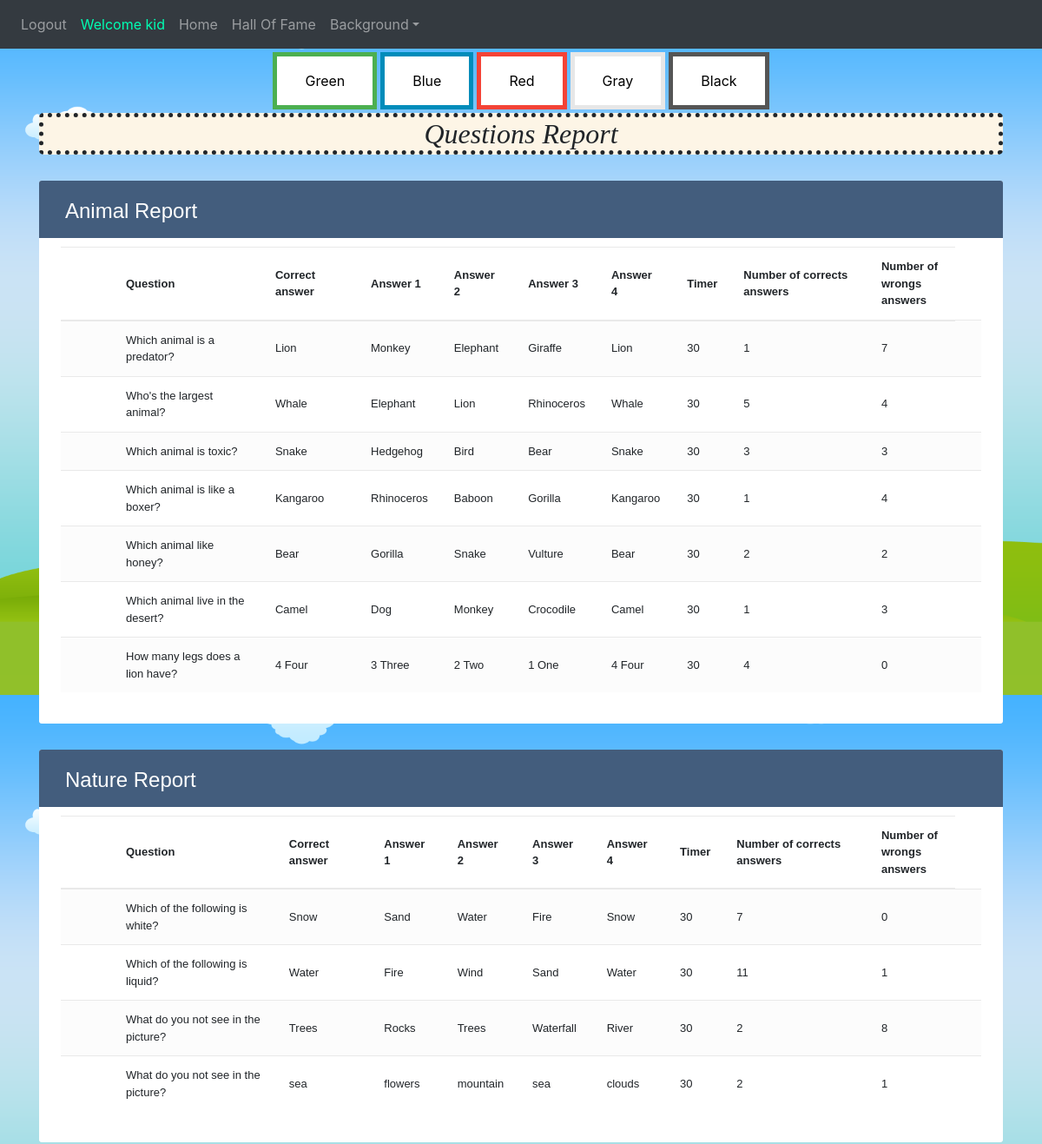
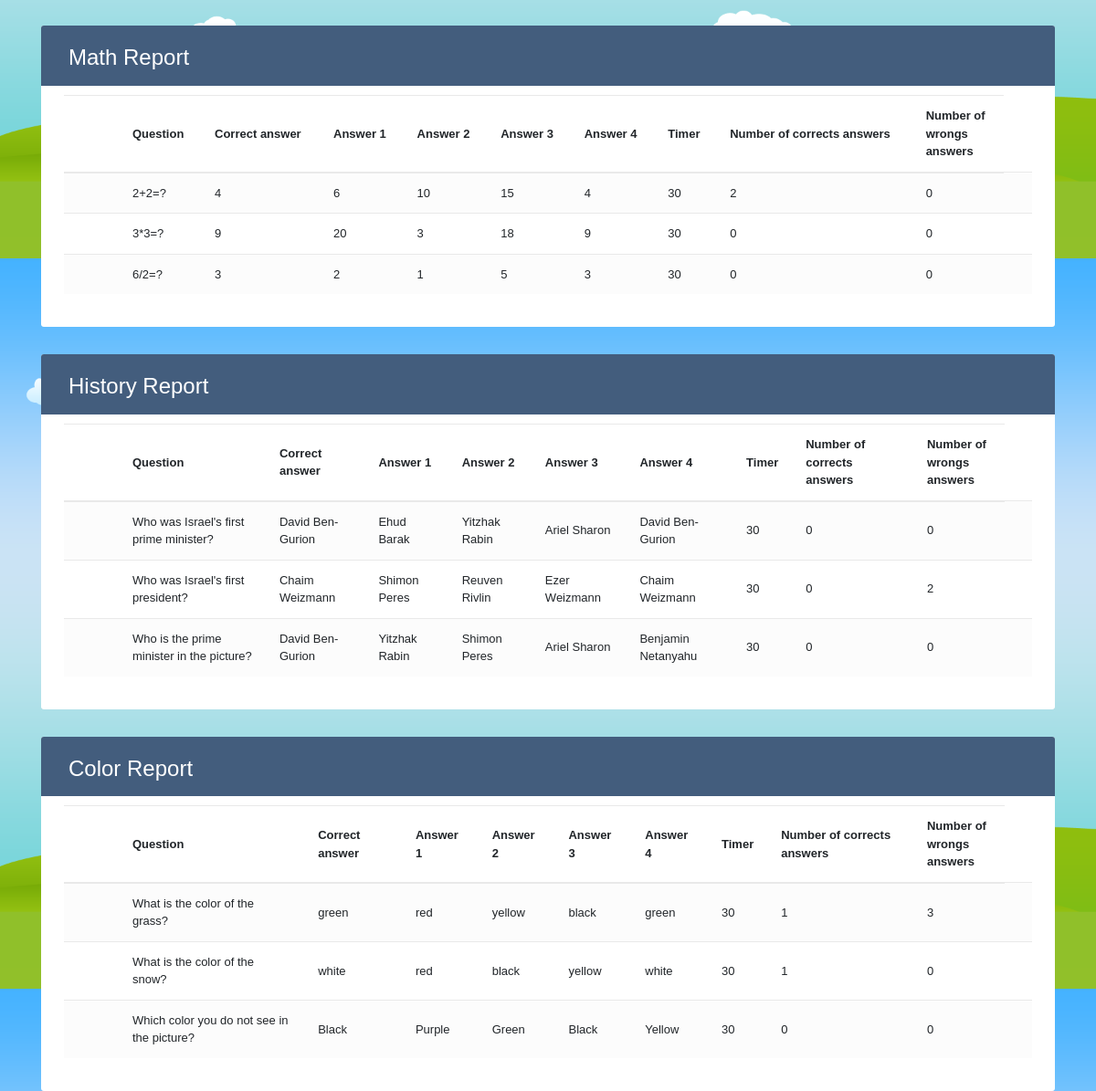
The app's page /questionsReport (signed in) with its own data (2 pictures, top to bottom).
### website/models.py (models this page shows)
class User(db.Model, UserMixin):
    id = db.Column(db.Integer, primary_key=True)
    email = db.Column(db.String(150), unique=True)
    password = db.Column(db.String(150))
    first_name = db.Column(db.String(150))
    auth = db.Column(db.String(50))
    background = db.Column(db.String(100))
    scores = db.relationship('Score')

class QuestionCategory(db.Model):
    id = db.Column(db.Integer, primary_key=True)
    cat = db.Column(db.String(150))
    picture=db.Column(db.String(150))

class Question(db.Model):
    id = db.Column(db.Integer, primary_key=True)
    cat = db.Column(db.String(150))
    question = db.Column(db.String(150))
    correct = db.Column(db.String(150))
    answer1 = db.Column(db.String(150))
    answer2 = db.Column(db.String(150))
    answer3 = db.Column(db.String(150))
    answer4 = db.Column(db.String(150))
    url = db.Column(db.String(1500))
    timer=db.Column(db.Integer,default=30)
    wrongs=db.Column(db.Integer,default=0)
    corrects=db.Column(db.Integer,default=0)
    photoUrl = db.Column(db.String(2000))

### website/views.py (the view)
@views.route('/questionsReport', methods=['GET', 'POST'])
@login_required
def questionsReport():
    back=Background.query.all()
    questions=Question.query.all()
    category=QuestionCategory.query.all()
    return render_template("questionsReport.html",user=current_user,questions=questions,background=back,category=category)

### website/__init__.py (called while the page is built)
def create_app():
    app = Flask(__name__)
    app.config['SECRET_KEY'] = 'hjshjhdjah kjshkjdhjs'
    app.config['SQLALCHEMY_DATABASE_URI'] = f'sqlite:///{DB_NAME}'
    db.init_app(app)
    from .views import views
    from .auth import auth
    app.register_blueprint(auth, url_prefix='/')
    app.register_blueprint(views, url_prefix='/')
    from .models import User
    create_database(app)
    login_manager = LoginManager()
    login_manager.login_view = 'auth.login'
    login_manager.init_app(app)
    @login_manager.user_loader
    def load_user(id):
        return User.query.get(int(id))
    return app

### website/templates/questionsReport.html (shortened to what this page needs)
{% extends "base.html" %} {% block title %}questionsReport{% endblock %} {% block content
    %}
<!DOCTYPE html>
<html lang="en">
<head>
    <link rel="stylesheet" href="https://stackpath.bootstrapcdn.com/bootstrap/4.5.0/css/bootstrap.min.css">
    <link rel="stylesheet" href="https://maxcdn.bootstrapcdn.com/font-awesome/4.7.0/css/font-awesome.min.css">
</head>
<div class="container">
    <h2 class="d-flex justify-content-center" style="background-color: oldlace;
    font-style: italic; border-style: dotted;
    border-width: thick; border-radius: 5px; font-family: bold;">Questions Report</h2></div>
{%for cat in category%}
<body_table>
    <div class="container-xl">
        <div class="table-responsive">
            <div class="table-wrapper">
                <div class="table-title">
                    <div class="row">
                        <div class="col-sm-6">
                            <h2>{{cat.cat}} Report</h2>
                        </div>
                    </div>
                </div>
                <table class="table table-striped table-hover">
                    <thead>
                        <tr>
                            <th>
                            </th>
                            <th>Question</th>
                            <th>Correct answer</th>
                            <th>Answer 1</th>
                            <th>Answer 2</th>
                            <th>Answer 3</th>
                            <th>Answer 4</th>
                            <th>Timer</th>
                            <th>Number of corrects answers</th>
                            <th>Number of wrongs answers</th>
                        </tr>
                    </thead>
                    <tbody>
                        {%for q in questions%}
                        {%if q.cat==cat.cat%}
                        <tr>
                            <td>
                            </td>
                            <td>{{q.question}}</td>
                            <td>{{q.correct}}</td>
                            <td>{{q.answer1}}</td>
                            <td>{{q.answer2}}</td>
                            <td>{{q.answer3}}</td>
                            <td>{{q.answer4}}</td>
                            <td>{{q.timer}}</td>
                            <td>{{q.corrects}}</td>
                            <td>{{q.wrongs}}</td>
                            <td>
                            </td>
                        </tr>
                        {%endif%}
                        {%endfor%}
                    </tbody>
                </table>
            </div>
        </div>
    </div>
</body_table>
{%endfor%}
</html>
{% endblock %}

### website/templates/base.html (shortened to what this page needs)
<!DOCTYPE html>
<html>
  <head>
    <link
      rel="stylesheet"
      href="https://stackpath.bootstrapcdn.com/bootstrap/4.4.1/css/bootstrap.min.css"
    />
    <link
      rel="stylesheet"
      href="https://stackpath.bootstrapcdn.com/font-awesome/4.7.0/css/font-awesome.min.css"
    />
  </head>
  <body>
    <nav class="navbar navbar-expand-lg navbar-dark bg-dark">
      <div class="collapse navbar-collapse" id="navbar">
        <div class="navbar-nav">
          {% if user.is_authenticated %}
          <a class="nav-item nav-link" onmouseover="logOutSound()" id="logout" href="/logout">Logout</a>
          <a class="nav-item nav-link" style="color: rgb(0, 255, 179);">Welcome {{user.first_name}}</a>
            {% if user.auth=="kid" %}
            <a class="nav-item nav-link" id="managment" href="/kidPage">Home</a>
            <a class="nav-item nav-link" id="managment" href="/hallOfFame">Hall Of Fame</a>
            {% endif %}
          <div class="nav-item dropdown">
            <a class="nav-link dropdown-toggle btnnavbar" href="#" id="navbarDropdownMenuLink" role="button" data-toggle="dropdown" aria-haspopup="true" aria-expanded="false" >Background</a>
          </div>
          {% else %}
          <a class="nav-item nav-link" id="login" href="/">Login</a>
          {% endif %}
        </div>
      </div>
    </nav>
    <div class="d-flex justify-content-center">
      <button class="button button1" onclick="BackGreen()">Green</button>
      <button class="button button2" onclick="BackBlue()">Blue</button>
      <button class="button button3" onclick="BackRed()">Red</button>
      <button class="button button4" onclick="BackGray()">Gray</button>
      <button class="button button5" onclick="BackBlack()">Black</button>
    </div>
    <div class="container-fluid">{% block content %} {% endblock %}</div>
  </body>
</html>

### website/templates/questionsReport.html (style rules this page uses)
body_table { color: #566787; background: #f5f5f5; font-family: 'Varela Round', sans-serif; font-size: 13px; }
.table-responsive { margin: 30px 0; }
.table-wrapper { background: #fff; padding: 20px 25px; border-radius: 3px; min-width: 1000px; box-shadow: 0 1px 1px rgba(0, 0, 0, .05); }
.table-title { padding-bottom: 15px; background: #435d7d; color: #fff; padding: 16px 30px; min-width: 100%; margin: -20px -25px 10px; border-radius: 3px 3px 0 0; }
.table-title h2 { margin: 5px 0 0; font-size: 24px; }
table.table tr th, table.table tr td { border-color: #e9e9e9; padding: 12px 15px; vertical-align: middle; }
table.table tr th:first-child { width: 60px; }
table.table tr th:last-child { width: 100px; }
table.table-striped tbody tr:nth-of-type(odd) { background-color: #fcfcfc; }

### records on screen
User: first_name "kid"
QuestionCategory: cat "Animal"
Question: question "Which animal is a predator?", correct "Lion", answer1 "Monkey", answer2 "Elephant", answer3 "Giraffe", answer4 "Lion", timer "30", corrects "1", wrongs "7"
Question: question "Who's the largest animal?", correct "Whale", answer1 "Elephant", answer2 "Lion", answer3 "Rhinoceros", answer4 "Whale", timer "30", corrects "5", wrongs "4"
Question: question "Which animal is toxic?", correct "Snake", answer1 "Hedgehog", answer2 "Bird", answer3 "Bear", answer4 "Snake", timer "30", corrects "3", wrongs "3"
Question: question "Which animal is like a boxer?", correct "Kangaroo", answer1 "Rhinoceros", answer2 "Baboon", answer3 "Gorilla", answer4 "Kangaroo", timer "30", corrects "1", wrongs "4"
Question: question "Which animal like honey?", correct "Bear", answer1 "Gorilla", answer2 "Snake", answer3 "Vulture", answer4 "Bear", timer "30", corrects "2", wrongs "2"
Question: question "Which animal live in the desert?", correct "Camel", answer1 "Dog", answer2 "Monkey", answer3 "Crocodile", answer4 "Camel", timer "30", corrects "1", wrongs "3"
Question: question "How many legs does a lion have?", correct "4 Four", answer1 "3 Three", answer2 "2 Two", answer3 "1 One", answer4 "4 Four", timer "30", corrects "4", wrongs "0"
QuestionCategory: cat "Nature"
Question: question "Which of the following is white?", correct "Snow", answer1 "Sand", answer2 "Water", answer3 "Fire", answer4 "Snow", timer "30", corrects "7", wrongs "0"
Question: question "Which of the following is liquid?", correct "Water", answer1 "Fire", answer2 "Wind", answer3 "Sand", answer4 "Water", timer "30", corrects "11", wrongs "1"
Question: question "What do you not see in the picture?", correct "Trees", answer1 "Rocks", answer2 "Trees", answer3 "Waterfall", answer4 "River", timer "30", corrects "2", wrongs "8"
Question: question "What do you not see in the picture?", correct "sea", answer1 "flowers", answer2 "mountain", answer3 "sea", answer4 "clouds", timer "30", corrects "2", wrongs "1"
QuestionCategory: cat "Math"
Question: question "2+2=?", correct "4", answer1 "6", answer2 "10", answer3 "15", answer4 "4", timer "30", corrects "2", wrongs "0"
Question: question "3*3=?", correct "9", answer1 "20", answer2 "3", answer3 "18", answer4 "9", timer "30", corrects "0", wrongs "0"
Question: question "6/2=?", correct "3", answer1 "2", answer2 "1", answer3 "5", answer4 "3", timer "30", corrects "0", wrongs "0"
QuestionCategory: cat "History"
Question: question "Who was Israel's first prime minister?", correct "David Ben-Gurion", answer1 "Ehud Barak", answer2 "Yitzhak Rabin", answer3 "Ariel Sharon", answer4 "David Ben-Gurion", timer "30", corrects "0", wrongs "0"
Question: question "Who was Israel's first president?", correct "Chaim Weizmann", answer1 "Shimon Peres", answer2 "Reuven Rivlin", answer3 "Ezer Weizmann", answer4 "Chaim Weizmann", timer "30", corrects "0", wrongs "2"
Question: question "Who is the prime minister in the picture?", correct "David Ben-Gurion", answer1 "Yitzhak Rabin", answer2 "Shimon Peres", answer3 "Ariel Sharon", answer4 "Benjamin Netanyahu", timer "30", corrects "0", wrongs "0"
QuestionCategory: cat "Color"
Question: question "What is the color of the grass?", correct "green", answer1 "red", answer2 "yellow", answer3 "black", answer4 "green", timer "30", corrects "1", wrongs "3"
Question: question "What is the color of the snow?", correct "white", answer1 "red", answer2 "black", answer3 "yellow", answer4 "white", timer "30", corrects "1", wrongs "0"
Question: question "Which color you do not see in the picture?", correct "Black", answer1 "Purple", answer2 "Green", answer3 "Black", answer4 "Yellow", timer "30", corrects "0", wrongs "0"
